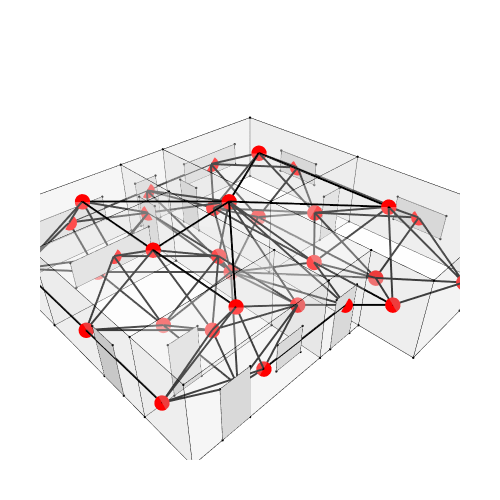

Here is the notebook cell this chart was saved with:
### Code cell
# Show the geometry and graph

Topology.Show(house, aperture_f, g3,
              vertexSizeKey="size",
              vertexColorKey="color",
              edgeWidthKey="width",
              edgeColorKey="color",
              faceOpacity=0.3,
               width=500,
              height=500,
              backgroundColor="white",
              renderer=renderer)

### Figure 1 — Plotly figure (JSON) as saved in the notebook; plotly's stock layout.template omitted (floating-point values rounded to 4 significant figures; data arrays with more than 128 entries replaced by an {"elided": "..."} marker saying what was removed)
{"data": [{"customdata": ["", "", "", "", "", "", "", "", "", "", "", "", "", "", "", "", "", "", "", "", "", "", "", "", "", "", "", "", "", ""], "hoverinfo": "text", "hovertemplate": ["Click ", "Click ", "Click ", "Click ", "Click ", "Click ", "Click ", "Click ", "Click ", "Click ", "Click ", "Click ", "Click ", "Click ", "Click ", "Click ", "Click ", "Click ", "Click ", "Click ", "Click ", "Click ", "Click ", "Click ", "Click ", "Click ", "Click ", "Click ", "Click ", "Click "], "hovertext": ["", "", "", "", "", "", "", "", "", "", "", "", "", "", "", "", "", "", "", "", "", "", "", "", "", "", "", "", "", ""], "legendgroup": "1", "legendrank": 1, "marker": {"color": ["#000000", "#000000", "#000000", "#000000", "#000000", "#000000", "#000000", "#000000", "#000000", "#000000", "#000000", "#000000", "#000000", "#000000", "#000000", "#000000", "#000000", "#000000", "#000000", "#000000", "#000000", "#000000", "#000000", "#000000", "#000000", "#000000", "#000000", "#000000", "#000000", "#000000"], "line": {"width": 0}, "opacity": 1, "size": [2.8, 2.8, 2.8, 2.8, 2.8, 2.8, 2.8, 2.8, 2.8, 2.8, 2.8, 2.8, 2.8, 2.8, 2.8, 2.8, 2.8, 2.8, 2.8, 2.8, 2.8, 2.8, 2.8, 2.8, 2.8, 2.8, 2.8, 2.8, 2.8, 2.8], "sizemode": "diameter", "symbol": "circle"}, "mode": "markers", "name": "1: Untitled (Vertices)", "showlegend": false, "text": ["", "", "", "", "", "", "", "", "", "", "", "", "", "", "", "", "", "", "", "", "", "", "", "", "", "", "", "", "", ""], "type": "scatter3d", "x": [7, 7, 7, 5, 5, 5, 5, 7, 7, 7, 5, 5, 5, 5, 12, 12, 12, 12, 12, 7, 7, 12, 0, 0, 0, 0, 0, 0, 0, 0], "y": [16, 10, 6, 6, 8, 13, 16, 10, 16, 6, 6, 8, 13, 16, 10, 10, 16, 16, 4, 4, 4, 4, 8, 8, 6, 6, 13, 13, 16, 16], "z": [0, 0, 0, 0, 0, 0, 0, 3, 3, 3, 3, 3, 3, 3, 0, 3, 3, 0, 0, 0, 3, 3, 0, 3, 3, 0, 0, 3, 0, 3]}, {"hoverinfo": "text", "hovertext": [], "legendgroup": "2", "legendrank": 2, "line": {"color": "#000000", "dash": "solid", "width": 1}, "marker": {"color": "#000000", "size": 0.25, "symbol": "circle"}, "mode": "markers+lines", "name": "1: Untitled (Edges)", "showlegend": false, "text": [], "type": "scatter3d", "x": {"elided": "165 int values"}, "y": {"elided": "165 int values"}, "z": {"elided": "165 int values"}}, {"cmax": 1, "cmin": 0, "color": "#FAFAFA", "colorscale": [[0, "#440154"], [0.1111, "#482878"], [0.2222, "#3e4989"], [0.3333, "#31688e"], [0.4444, "#26828e"], [0.5556, "#1f9e89"], [0.6667, "#35b779"], [0.7778, "#6ece58"], [0.8889, "#b5de2b"], [1, "#fde725"]], "flatshading": true, "hoverinfo": "text", "hovertext": "", "i": [0, 3, 4, 5, 6, 7, 7, 9, 9, 1, 1, 2, 2, 0, 0, 4, 4, 8, 8, 11, 7, 12, 8, 8, 3, 7, 16, 16, 16, 16, 5, 5, 15, 15, 1, 1, 3, 19, 19, 21, 15, 15, 21, 21, 18, 18, 22, 23, 11, 11, 2, 2, 23, 23, 25, 25, 12, 12, 12, 12, 26, 26, 23, 23, 28, 28, 13, 13, 13, 13, 26, 26], "j": [1, 1, 3, 3, 5, 3, 5, 1, 3, 9, 10, 11, 10, 12, 11, 12, 13, 5, 6, 10, 11, 11, 13, 12, 14, 3, 8, 7, 17, 5, 14, 17, 14, 17, 14, 18, 14, 9, 20, 9, 7, 9, 18, 14, 21, 20, 11, 22, 22, 24, 10, 24, 0, 2, 24, 22, 4, 26, 27, 22, 0, 4, 22, 27, 6, 4, 6, 28, 29, 27, 27, 29], "k": [2, 0, 0, 4, 4, 5, 8, 3, 7, 10, 2, 0, 11, 4, 12, 13, 6, 6, 13, 9, 9, 7, 12, 7, 15, 15, 7, 15, 5, 8, 3, 14, 17, 16, 18, 19, 1, 1, 9, 20, 9, 21, 14, 15, 20, 19, 0, 0, 24, 10, 24, 25, 2, 25, 22, 23, 26, 27, 22, 11, 23, 0, 27, 26, 4, 26, 28, 29, 27, 12, 29, 28], "legendgroup": "3", "legendrank": 3, "lighting": {"facenormalsepsilon": 0}, "name": "1: Untitled (Faces)", "opacity": 0.3, "showlegend": false, "showscale": false, "text": "", "type": "mesh3d", "x": [5, 7, 5, 7, 5, 7, 5, 7, 7, 7, 5, 5, 5, 5, 12, 12, 12, 12, 12, 7, 7, 12, 0, 0, 0, 0, 0, 0, 0, 0], "y": [8, 6, 6, 10, 13, 16, 16, 10, 16, 6, 6, 8, 13, 16, 10, 10, 16, 16, 4, 4, 4, 4, 8, 8, 6, 6, 13, 13, 16, 16], "z": [0, 0, 0, 0, 0, 0, 0, 3, 3, 3, 3, 3, 3, 3, 0, 3, 3, 0, 0, 0, 3, 3, 3, 0, 3, 0, 0, 3, 0, 3]}, {"customdata": ["", "", "", ""], "hoverinfo": "text", "hovertemplate": ["Click ", "Click ", "Click ", "Click "], "hovertext": ["", "", "", ""], "legendgroup": "5", "legendrank": 5, "marker": {"color": ["#000000", "#000000", "#000000", "#000000"], "line": {"width": 0}, "opacity": 1, "size": [2.8, 2.8, 2.8, 2.8], "sizemode": "diameter", "symbol": "circle"}, "mode": "markers", "name": "2: default (Vertices)", "showlegend": false, "text": ["", "", "", ""], "type": "scatter3d", "x": [0, 0, 0, 0], "y": [14, 14, 15, 15], "z": [1, 2, 2, 1]}, {"hoverinfo": "text", "hovertext": [], "legendgroup": "6", "legendrank": 6, "line": {"color": "#000000", "dash": "solid", "width": 1}, "marker": {"color": "#000000", "size": 0.25, "symbol": "circle"}, "mode": "markers+lines", "name": "2: default (Edges)", "showlegend": false, "text": [], "type": "scatter3d", "x": [0, 0, null, 0, 0, null, 0, 0, null, 0, 0, null], "y": [14, 14, null, 14, 15, null, 15, 15, null, 15, 14, null], "z": [1, 2, null, 2, 2, null, 2, 1, null, 1, 1, null]}, {"cmax": 1, "cmin": 0, "color": "#FAFAFA", "colorscale": [[0, "#440154"], [0.1111, "#482878"], [0.2222, "#3e4989"], [0.3333, "#31688e"], [0.4444, "#26828e"], [0.5556, "#1f9e89"], [0.6667, "#35b779"], [0.7778, "#6ece58"], [0.8889, "#b5de2b"], [1, "#fde725"]], "flatshading": true, "hoverinfo": "text", "hovertext": "", "i": [0, 0], "j": [1, 2], "k": [2, 3], "legendgroup": "7", "legendrank": 7, "lighting": {"facenormalsepsilon": 0}, "name": "2: default (Faces)", "opacity": 1, "showlegend": false, "showscale": false, "text": "", "type": "mesh3d", "x": [0, 0, 0, 0], "y": [14, 14, 15, 15], "z": [1, 2, 2, 1]}, {"customdata": ["", "", "", ""], "hoverinfo": "text", "hovertemplate": ["Click ", "Click ", "Click ", "Click "], "hovertext": ["", "", "", ""], "legendgroup": "9", "legendrank": 9, "marker": {"color": ["#000000", "#000000", "#000000", "#000000"], "line": {"width": 0}, "opacity": 1, "size": [2.8, 2.8, 2.8, 2.8], "sizemode": "diameter", "symbol": "circle"}, "mode": "markers", "name": "3: default (Vertices)", "showlegend": false, "text": ["", "", "", ""], "type": "scatter3d", "x": [1, 1, 4, 4], "y": [13, 13, 13, 13], "z": [1, 2, 2, 1]}, {"hoverinfo": "text", "hovertext": [], "legendgroup": "10", "legendrank": 10, "line": {"color": "#000000", "dash": "solid", "width": 1}, "marker": {"color": "#000000", "size": 0.25, "symbol": "circle"}, "mode": "markers+lines", "name": "3: default (Edges)", "showlegend": false, "text": [], "type": "scatter3d", "x": [1, 1, null, 1, 4, null, 4, 4, null, 4, 1, null], "y": [13, 13, null, 13, 13, null, 13, 13, null, 13, 13, null], "z": [1, 2, null, 2, 2, null, 2, 1, null, 1, 1, null]}, {"cmax": 1, "cmin": 0, "color": "#FAFAFA", "colorscale": [[0, "#440154"], [0.1111, "#482878"], [0.2222, "#3e4989"], [0.3333, "#31688e"], [0.4444, "#26828e"], [0.5556, "#1f9e89"], [0.6667, "#35b779"], [0.7778, "#6ece58"], [0.8889, "#b5de2b"], [1, "#fde725"]], "flatshading": true, "hoverinfo": "text", "hovertext": "", "i": [0, 0], "j": [1, 3], "k": [2, 1], "legendgroup": "11", "legendrank": 11, "lighting": {"facenormalsepsilon": 0}, "name": "3: default (Faces)", "opacity": 1, "showlegend": false, "showscale": false, "text": "", "type": "mesh3d", "x": [4, 1, 1, 4], "y": [13, 13, 13, 13], "z": [2, 1, 2, 1]}, {"customdata": ["", "", "", ""], "hoverinfo": "text", "hovertemplate": ["Click ", "Click ", "Click ", "Click "], "hovertext": ["", "", "", ""], "legendgroup": "13", "legendrank": 13, "marker": {"color": ["#000000", "#000000", "#000000", "#000000"], "line": {"width": 0}, "opacity": 1, "size": [2.8, 2.8, 2.8, 2.8], "sizemode": "diameter", "symbol": "circle"}, "mode": "markers", "name": "4: default (Vertices)", "showlegend": false, "text": ["", "", "", ""], "type": "scatter3d", "x": [12, 12, 12, 12], "y": [6, 6, 8, 8], "z": [1, 2, 2, 1]}, {"hoverinfo": "text", "hovertext": [], "legendgroup": "14", "legendrank": 14, "line": {"color": "#000000", "dash": "solid", "width": 1}, "marker": {"color": "#000000", "size": 0.25, "symbol": "circle"}, "mode": "markers+lines", "name": "4: default (Edges)", "showlegend": false, "text": [], "type": "scatter3d", "x": [12, 12, null, 12, 12, null, 12, 12, null, 12, 12, null], "y": [6, 6, null, 6, 8, null, 8, 8, null, 8, 6, null], "z": [1, 2, null, 2, 2, null, 2, 1, null, 1, 1, null]}, {"cmax": 1, "cmin": 0, "color": "#FAFAFA", "colorscale": [[0, "#440154"], [0.1111, "#482878"], [0.2222, "#3e4989"], [0.3333, "#31688e"], [0.4444, "#26828e"], [0.5556, "#1f9e89"], [0.6667, "#35b779"], [0.7778, "#6ece58"], [0.8889, "#b5de2b"], [1, "#fde725"]], "flatshading": true, "hoverinfo": "text", "hovertext": "", "i": [0, 0], "j": [1, 2], "k": [2, 3], "legendgroup": "15", "legendrank": 15, "lighting": {"facenormalsepsilon": 0}, "name": "4: default (Faces)", "opacity": 1, "showlegend": false, "showscale": false, "text": "", "type": "mesh3d", "x": [12, 12, 12, 12], "y": [6, 6, 8, 8], "z": [1, 2, 2, 1]}, {"customdata": ["", "", "", ""], "hoverinfo": "text", "hovertemplate": ["Click ", "Click ", "Click ", "Click "], "hovertext": ["", "", "", ""], "legendgroup": "17", "legendrank": 17, "marker": {"color": ["#000000", "#000000", "#000000", "#000000"], "line": {"width": 0}, "opacity": 1, "size": [2.8, 2.8, 2.8, 2.8], "sizemode": "diameter", "symbol": "circle"}, "mode": "markers", "name": "5: default (Vertices)", "showlegend": false, "text": ["", "", "", ""], "type": "scatter3d", "x": [3, 3, 4, 4], "y": [6, 6, 6, 6], "z": [1, 2, 2, 1]}, {"hoverinfo": "text", "hovertext": [], "legendgroup": "18", "legendrank": 18, "line": {"color": "#000000", "dash": "solid", "width": 1}, "marker": {"color": "#000000", "size": 0.25, "symbol": "circle"}, "mode": "markers+lines", "name": "5: default (Edges)", "showlegend": false, "text": [], "type": "scatter3d", "x": [3, 3, null, 3, 4, null, 4, 4, null, 4, 3, null], "y": [6, 6, null, 6, 6, null, 6, 6, null, 6, 6, null], "z": [1, 2, null, 2, 2, null, 2, 1, null, 1, 1, null]}, {"cmax": 1, "cmin": 0, "color": "#FAFAFA", "colorscale": [[0, "#440154"], [0.1111, "#482878"], [0.2222, "#3e4989"], [0.3333, "#31688e"], [0.4444, "#26828e"], [0.5556, "#1f9e89"], [0.6667, "#35b779"], [0.7778, "#6ece58"], [0.8889, "#b5de2b"], [1, "#fde725"]], "flatshading": true, "hoverinfo": "text", "hovertext": "", "i": [0, 0], "j": [1, 3], "k": [2, 1], "legendgroup": "19", "legendrank": 19, "lighting": {"facenormalsepsilon": 0}, "name": "5: default (Faces)", "opacity": 1, "showlegend": false, "showscale": false, "text": "", "type": "mesh3d", "x": [4, 3, 3, 4], "y": [6, 6, 6, 6], "z": [2, 1, 2, 1]}, {"customdata": ["", "", "", ""], "hoverinfo": "text", "hovertemplate": ["Click ", "Click ", "Click ", "Click "], "hovertext": ["", "", "", ""], "legendgroup": "21", "legendrank": 21, "marker": {"color": ["#000000", "#000000", "#000000", "#000000"], "line": {"width": 0}, "opacity": 1, "size": [2.8, 2.8, 2.8, 2.8], "sizemode": "diameter", "symbol": "circle"}, "mode": "markers", "name": "6: default (Vertices)", "showlegend": false, "text": ["", "", "", ""], "type": "scatter3d", "x": [12, 12, 12, 12], "y": [12, 12, 14, 14], "z": [1, 2, 2, 1]}, {"hoverinfo": "text", "hovertext": [], "legendgroup": "22", "legendrank": 22, "line": {"color": "#000000", "dash": "solid", "width": 1}, "marker": {"color": "#000000", "size": 0.25, "symbol": "circle"}, "mode": "markers+lines", "name": "6: default (Edges)", "showlegend": false, "text": [], "type": "scatter3d", "x": [12, 12, null, 12, 12, null, 12, 12, null, 12, 12, null], "y": [12, 12, null, 12, 14, null, 14, 14, null, 14, 12, null], "z": [1, 2, null, 2, 2, null, 2, 1, null, 1, 1, null]}, {"cmax": 1, "cmin": 0, "color": "#FAFAFA", "colorscale": [[0, "#440154"], [0.1111, "#482878"], [0.2222, "#3e4989"], [0.3333, "#31688e"], [0.4444, "#26828e"], [0.5556, "#1f9e89"], [0.6667, "#35b779"], [0.7778, "#6ece58"], [0.8889, "#b5de2b"], [1, "#fde725"]], "flatshading": true, "hoverinfo": "text", "hovertext": "", "i": [0, 0], "j": [1, 2], "k": [2, 3], "legendgroup": "23", "legendrank": 23, "lighting": {"facenormalsepsilon": 0}, "name": "6: default (Faces)", "opacity": 1, "showlegend": false, "showscale": false, "text": "", "type": "mesh3d", "x": [12, 12, 12, 12], "y": [12, 12, 14, 14], "z": [1, 2, 2, 1]}, {"customdata": ["", "", "", ""], "hoverinfo": "text", "hovertemplate": ["Click ", "Click ", "Click ", "Click "], "hovertext": ["", "", "", ""], "legendgroup": "25", "legendrank": 25, "marker": {"color": ["#000000", "#000000", "#000000", "#000000"], "line": {"width": 0}, "opacity": 1, "size": [2.8, 2.8, 2.8, 2.8], "sizemode": "diameter", "symbol": "circle"}, "mode": "markers", "name": "7: default (Vertices)", "showlegend": false, "text": ["", "", "", ""], "type": "scatter3d", "x": [8, 8, 11, 11], "y": [16, 16, 16, 16], "z": [1, 2, 2, 1]}, {"hoverinfo": "text", "hovertext": [], "legendgroup": "26", "legendrank": 26, "line": {"color": "#000000", "dash": "solid", "width": 1}, "marker": {"color": "#000000", "size": 0.25, "symbol": "circle"}, "mode": "markers+lines", "name": "7: default (Edges)", "showlegend": false, "text": [], "type": "scatter3d", "x": [8, 8, null, 8, 11, null, 11, 11, null, 11, 8, null], "y": [16, 16, null, 16, 16, null, 16, 16, null, 16, 16, null], "z": [1, 2, null, 2, 2, null, 2, 1, null, 1, 1, null]}, {"cmax": 1, "cmin": 0, "color": "#FAFAFA", "colorscale": [[0, "#440154"], [0.1111, "#482878"], [0.2222, "#3e4989"], [0.3333, "#31688e"], [0.4444, "#26828e"], [0.5556, "#1f9e89"], [0.6667, "#35b779"], [0.7778, "#6ece58"], [0.8889, "#b5de2b"], [1, "#fde725"]], "flatshading": true, "hoverinfo": "text", "hovertext": "", "i": [0, 0], "j": [1, 3], "k": [2, 1], "legendgroup": "27", "legendrank": 27, "lighting": {"facenormalsepsilon": 0}, "name": "7: default (Faces)", "opacity": 1, "showlegend": false, "showscale": false, "text": "", "type": "mesh3d", "x": [11, 8, 8, 11], "y": [16, 16, 16, 16], "z": [2, 1, 2, 1]}, {"customdata": ["", "", "", ""], "hoverinfo": "text", "hovertemplate": ["Click ", "Click ", "Click ", "Click "], "hovertext": ["", "", "", ""], "legendgroup": "29", "legendrank": 29, "marker": {"color": ["#000000", "#000000", "#000000", "#000000"], "line": {"width": 0}, "opacity": 1, "size": [2.8, 2.8, 2.8, 2.8], "sizemode": "diameter", "symbol": "circle"}, "mode": "markers", "name": "8: default (Vertices)", "showlegend": false, "text": ["", "", "", ""], "type": "scatter3d", "x": [1, 1, 4, 4], "y": [16, 16, 16, 16], "z": [1, 2, 2, 1]}, {"hoverinfo": "text", "hovertext": [], "legendgroup": "30", "legendrank": 30, "line": {"color": "#000000", "dash": "solid", "width": 1}, "marker": {"color": "#000000", "size": 0.25, "symbol": "circle"}, "mode": "markers+lines", "name": "8: default (Edges)", "showlegend": false, "text": [], "type": "scatter3d", "x": [1, 1, null, 1, 4, null, 4, 4, null, 4, 1, null], "y": [16, 16, null, 16, 16, null, 16, 16, null, 16, 16, null], "z": [1, 2, null, 2, 2, null, 2, 1, null, 1, 1, null]}, {"cmax": 1, "cmin": 0, "color": "#FAFAFA", "colorscale": [[0, "#440154"], [0.1111, "#482878"], [0.2222, "#3e4989"], [0.3333, "#31688e"], [0.4444, "#26828e"], [0.5556, "#1f9e89"], [0.6667, "#35b779"], [0.7778, "#6ece58"], [0.8889, "#b5de2b"], [1, "#fde725"]], "flatshading": true, "hoverinfo": "text", "hovertext": "", "i": [0, 0], "j": [1, 3], "k": [2, 1], "legendgroup": "31", "legendrank": 31, "lighting": {"facenormalsepsilon": 0}, "name": "8: default (Faces)", "opacity": 1, "showlegend": false, "showscale": false, "text": "", "type": "mesh3d", "x": [4, 1, 1, 4], "y": [16, 16, 16, 16], "z": [2, 1, 2, 1]}, {"customdata": ["", "", "", ""], "hoverinfo": "text", "hovertemplate": ["Click ", "Click ", "Click ", "Click "], "hovertext": ["", "", "", ""], "legendgroup": "33", "legendrank": 33, "marker": {"color": ["#000000", "#000000", "#000000", "#000000"], "line": {"width": 0}, "opacity": 1, "size": [2.8, 2.8, 2.8, 2.8], "sizemode": "diameter", "symbol": "circle"}, "mode": "markers", "name": "9: default (Vertices)", "showlegend": false, "text": ["", "", "", ""], "type": "scatter3d", "x": [5.5, 5.5, 6.5, 6.5], "y": [16, 16, 16, 16], "z": [0, 2, 2, 0]}, {"hoverinfo": "text", "hovertext": [], "legendgroup": "34", "legendrank": 34, "line": {"color": "#000000", "dash": "solid", "width": 1}, "marker": {"color": "#000000", "size": 0.25, "symbol": "circle"}, "mode": "markers+lines", "name": "9: default (Edges)", "showlegend": false, "text": [], "type": "scatter3d", "x": [5.5, 5.5, null, 5.5, 6.5, null, 6.5, 6.5, null, 6.5, 5.5, null], "y": [16, 16, null, 16, 16, null, 16, 16, null, 16, 16, null], "z": [0, 2, null, 2, 2, null, 2, 0, null, 0, 0, null]}, {"cmax": 1, "cmin": 0, "color": "#FAFAFA", "colorscale": [[0, "#440154"], [0.1111, "#482878"], [0.2222, "#3e4989"], [0.3333, "#31688e"], [0.4444, "#26828e"], [0.5556, "#1f9e89"], [0.6667, "#35b779"], [0.7778, "#6ece58"], [0.8889, "#b5de2b"], [1, "#fde725"]], "flatshading": true, "hoverinfo": "text", "hovertext": "", "i": [0, 0], "j": [1, 3], "k": [2, 1], "legendgroup": "35", "legendrank": 35, "lighting": {"facenormalsepsilon": 0}, "name": "9: default (Faces)", "opacity": 1, "showlegend": false, "showscale": false, "text": "", "type": "mesh3d", "x": [6.5, 5.5, 5.5, 6.5], "y": [16, 16, 16, 16], "z": [2, 0, 2, 0]}, {"customdata": ["", "", "", ""], "hoverinfo": "text", "hovertemplate": ["Click ", "Click ", "Click ", "Click "], "hovertext": ["", "", "", ""], "legendgroup": "37", "legendrank": 37, "marker": {"color": ["#000000", "#000000", "#000000", "#000000"], "line": {"width": 0}, "opacity": 1, "size": [2.8, 2.8, 2.8, 2.8], "sizemode": "diameter", "symbol": "circle"}, "mode": "markers", "name": "10: default (Vertices)", "showlegend": false, "text": ["", "", "", ""], "type": "scatter3d", "x": [5.5, 5.5, 6.5, 6.5], "y": [6, 6, 6, 6], "z": [0, 2, 2, 0]}, {"hoverinfo": "text", "hovertext": [], "legendgroup": "38", "legendrank": 38, "line": {"color": "#000000", "dash": "solid", "width": 1}, "marker": {"color": "#000000", "size": 0.25, "symbol": "circle"}, "mode": "markers+lines", "name": "10: default (Edges)", "showlegend": false, "text": [], "type": "scatter3d", "x": [5.5, 5.5, null, 5.5, 6.5, null, 6.5, 6.5, null, 6.5, 5.5, null], "y": [6, 6, null, 6, 6, null, 6, 6, null, 6, 6, null], "z": [0, 2, null, 2, 2, null, 2, 0, null, 0, 0, null]}, {"cmax": 1, "cmin": 0, "color": "#FAFAFA", "colorscale": [[0, "#440154"], [0.1111, "#482878"], [0.2222, "#3e4989"], [0.3333, "#31688e"], [0.4444, "#26828e"], [0.5556, "#1f9e89"], [0.6667, "#35b779"], [0.7778, "#6ece58"], [0.8889, "#b5de2b"], [1, "#fde725"]], "flatshading": true, "hoverinfo": "text", "hovertext": "", "i": [0, 0], "j": [1, 3], "k": [2, 1], "legendgroup": "39", "legendrank": 39, "lighting": {"facenormalsepsilon": 0}, "name": "10: default (Faces)", "opacity": 1, "showlegend": false, "showscale": false, "text": "", "type": "mesh3d", "x": [6.5, 5.5, 5.5, 6.5], "y": [6, 6, 6, 6], "z": [2, 0, 2, 0]}, {"customdata": ["", "", "", ""], "hoverinfo": "text", "hovertemplate": ["Click ", "Click ", "Click ", "Click "], "hovertext": ["", "", "", ""], "legendgroup": "41", "legendrank": 41, "marker": {"color": ["#000000", "#000000", "#000000", "#000000"], "line": {"width": 0}, "opacity": 1, "size": [2.8, 2.8, 2.8, 2.8], "sizemode": "diameter", "symbol": "circle"}, "mode": "markers", "name": "11: default (Vertices)", "showlegend": false, "text": ["", "", "", ""], "type": "scatter3d", "x": [1, 1, 2, 2], "y": [8, 8, 8, 8], "z": [0, 2, 2, 0]}, {"hoverinfo": "text", "hovertext": [], "legendgroup": "42", "legendrank": 42, "line": {"color": "#000000", "dash": "solid", "width": 1}, "marker": {"color": "#000000", "size": 0.25, "symbol": "circle"}, "mode": "markers+lines", "name": "11: default (Edges)", "showlegend": false, "text": [], "type": "scatter3d", "x": [1, 1, null, 1, 2, null, 2, 2, null, 2, 1, null], "y": [8, 8, null, 8, 8, null, 8, 8, null, 8, 8, null], "z": [0, 2, null, 2, 2, null, 2, 0, null, 0, 0, null]}, {"cmax": 1, "cmin": 0, "color": "#FAFAFA", "colorscale": [[0, "#440154"], [0.1111, "#482878"], [0.2222, "#3e4989"], [0.3333, "#31688e"], [0.4444, "#26828e"], [0.5556, "#1f9e89"], [0.6667, "#35b779"], [0.7778, "#6ece58"], [0.8889, "#b5de2b"], [1, "#fde725"]], "flatshading": true, "hoverinfo": "text", "hovertext": "", "i": [0, 0], "j": [1, 3], "k": [2, 1], "legendgroup": "43", "legendrank": 43, "lighting": {"facenormalsepsilon": 0}, "name": "11: default (Faces)", "opacity": 1, "showlegend": false, "showscale": false, "text": "", "type": "mesh3d", "x": [2, 1, 1, 2], "y": [8, 8, 8, 8], "z": [2, 0, 2, 0]}, {"customdata": ["", "", "", ""], "hoverinfo": "text", "hovertemplate": ["Click ", "Click ", "Click ", "Click "], "hovertext": ["", "", "", ""], "legendgroup": "45", "legendrank": 45, "marker": {"color": ["#000000", "#000000", "#000000", "#000000"], "line": {"width": 0}, "opacity": 1, "size": [2.8, 2.8, 2.8, 2.8], "sizemode": "diameter", "symbol": "circle"}, "mode": "markers", "name": "12: default (Vertices)", "showlegend": false, "text": ["", "", "", ""], "type": "scatter3d", "x": [5, 5, 5, 5], "y": [14, 14, 15, 15], "z": [0, 2, 2, 0]}, {"hoverinfo": "text", "hovertext": [], "legendgroup": "46", "legendrank": 46, "line": {"color": "#000000", "dash": "solid", "width": 1}, "marker": {"color": "#000000", "size": 0.25, "symbol": "circle"}, "mode": "markers+lines", "name": "12: default (Edges)", "showlegend": false, "text": [], "type": "scatter3d", "x": [5, 5, null, 5, 5, null, 5, 5, null, 5, 5, null], "y": [14, 14, null, 14, 15, null, 15, 15, null, 15, 14, null], "z": [0, 2, null, 2, 2, null, 2, 0, null, 0, 0, null]}, {"cmax": 1, "cmin": 0, "color": "#FAFAFA", "colorscale": [[0, "#440154"], [0.1111, "#482878"], [0.2222, "#3e4989"], [0.3333, "#31688e"], [0.4444, "#26828e"], [0.5556, "#1f9e89"], [0.6667, "#35b779"], [0.7778, "#6ece58"], [0.8889, "#b5de2b"], [1, "#fde725"]], "flatshading": true, "hoverinfo": "text", "hovertext": "", "i": [0, 0], "j": [1, 2], "k": [2, 3], "legendgroup": "47", "legendrank": 47, "lighting": {"facenormalsepsilon": 0}, "name": "12: default (Faces)", "opacity": 1, "showlegend": false, "showscale": false, "text": "", "type": "mesh3d", "x": [5, 5, 5, 5], "y": [14, 14, 15, 15], "z": [0, 2, 2, 0]}, {"customdata": ["", "", "", ""], "hoverinfo": "text", "hovertemplate": ["Click ", "Click ", "Click ", "Click "], "hovertext": ["", "", "", ""], "legendgroup": "49", "legendrank": 49, "marker": {"color": ["#000000", "#000000", "#000000", "#000000"], "line": {"width": 0}, "opacity": 1, "size": [2.8, 2.8, 2.8, 2.8], "sizemode": "diameter", "symbol": "circle"}, "mode": "markers", "name": "13: default (Vertices)", "showlegend": false, "text": ["", "", "", ""], "type": "scatter3d", "x": [10, 10, 11, 11], "y": [4, 4, 4, 4], "z": [0, 2, 2, 0]}, {"hoverinfo": "text", "hovertext": [], "legendgroup": "50", "legendrank": 50, "line": {"color": "#000000", "dash": "solid", "width": 1}, "marker": {"color": "#000000", "size": 0.25, "symbol": "circle"}, "mode": "markers+lines", "name": "13: default (Edges)", "showlegend": false, "text": [], "type": "scatter3d", "x": [10, 10, null, 10, 11, null, 11, 11, null, 11, 10, null], "y": [4, 4, null, 4, 4, null, 4, 4, null, 4, 4, null], "z": [0, 2, null, 2, 2, null, 2, 0, null, 0, 0, null]}, {"cmax": 1, "cmin": 0, "color": "#FAFAFA", "colorscale": [[0, "#440154"], [0.1111, "#482878"], [0.2222, "#3e4989"], [0.3333, "#31688e"], [0.4444, "#26828e"], [0.5556, "#1f9e89"], [0.6667, "#35b779"], [0.7778, "#6ece58"], [0.8889, "#b5de2b"], [1, "#fde725"]], "flatshading": true, "hoverinfo": "text", "hovertext": "", "i": [0, 0], "j": [1, 3], "k": [2, 1], "legendgroup": "51", "legendrank": 51, "lighting": {"facenormalsepsilon": 0}, "name": "13: default (Faces)", "opacity": 1, "showlegend": false, "showscale": false, "text": "", "type": "mesh3d", "x": [11, 10, 10, 11], "y": [4, 4, 4, 4], "z": [2, 0, 2, 0]}, {"customdata": ["", "", "", ""], "hoverinfo": "text", "hovertemplate": ["Click ", "Click ", "Click ", "Click "], "hovertext": ["", "", "", ""], "legendgroup": "53", "legendrank": 53, "marker": {"color": ["#000000", "#000000", "#000000", "#000000"], "line": {"width": 0}, "opacity": 1, "size": [2.8, 2.8, 2.8, 2.8], "sizemode": "diameter", "symbol": "circle"}, "mode": "markers", "name": "14: default (Vertices)", "showlegend": false, "text": ["", "", "", ""], "type": "scatter3d", "x": [10, 10, 11, 11], "y": [10, 10, 10, 10], "z": [0, 2, 2, 0]}, {"hoverinfo": "text", "hovertext": [], "legendgroup": "54", "legendrank": 54, "line": {"color": "#000000", "dash": "solid", "width": 1}, "marker": {"color": "#000000", "size": 0.25, "symbol": "circle"}, "mode": "markers+lines", "name": "14: default (Edges)", "showlegend": false, "text": [], "type": "scatter3d", "x": [10, 10, null, 10, 11, null, 11, 11, null, 11, 10, null], "y": [10, 10, null, 10, 10, null, 10, 10, null, 10, 10, null], "z": [0, 2, null, 2, 2, null, 2, 0, null, 0, 0, null]}, {"cmax": 1, "cmin": 0, "color": "#FAFAFA", "colorscale": [[0, "#440154"], [0.1111, "#482878"], [0.2222, "#3e4989"], [0.3333, "#31688e"], [0.4444, "#26828e"], [0.5556, "#1f9e89"], [0.6667, "#35b779"], [0.7778, "#6ece58"], [0.8889, "#b5de2b"], [1, "#fde725"]], "flatshading": true, "hoverinfo": "text", "hovertext": "", "i": [0, 0], "j": [1, 3], "k": [2, 1], "legendgroup": "55", "legendrank": 55, "lighting": {"facenormalsepsilon": 0}, "name": "14: default (Faces)", "opacity": 1, "showlegend": false, "showscale": false, "text": "", "type": "mesh3d", "x": [11, 10, 10, 11], "y": [10, 10, 10, 10], "z": [2, 0, 2, 0]}, {"customdata": ["", "", "", ""], "hoverinfo": "text", "hovertemplate": ["Click ", "Click ", "Click ", "Click "], "hovertext": ["", "", "", ""], "legendgroup": "57", "legendrank": 57, "marker": {"color": ["#000000", "#000000", "#000000", "#000000"], "line": {"width": 0}, "opacity": 1, "size": [2.8, 2.8, 2.8, 2.8], "sizemode": "diameter", "symbol": "circle"}, "mode": "markers", "name": "15: default (Vertices)", "showlegend": false, "text": ["", "", "", ""], "type": "scatter3d", "x": [7, 7, 7, 7], "y": [14, 14, 15, 15], "z": [0, 2, 2, 0]}, {"hoverinfo": "text", "hovertext": [], "legendgroup": "58", "legendrank": 58, "line": {"color": "#000000", "dash": "solid", "width": 1}, "marker": {"color": "#000000", "size": 0.25, "symbol": "circle"}, "mode": "markers+lines", "name": "15: default (Edges)", "showlegend": false, "text": [], "type": "scatter3d", "x": [7, 7, null, 7, 7, null, 7, 7, null, 7, 7, null], "y": [14, 14, null, 14, 15, null, 15, 15, null, 15, 14, null], "z": [0, 2, null, 2, 2, null, 2, 0, null, 0, 0, null]}, {"cmax": 1, "cmin": 0, "color": "#FAFAFA", "colorscale": [[0, "#440154"], [0.1111, "#482878"], [0.2222, "#3e4989"], [0.3333, "#31688e"], [0.4444, "#26828e"], [0.5556, "#1f9e89"], [0.6667, "#35b779"], [0.7778, "#6ece58"], [0.8889, "#b5de2b"], [1, "#fde725"]], "flatshading": true, "hoverinfo": "text", "hovertext": "", "i": [0, 0], "j": [1, 2], "k": [2, 3], "legendgroup": "59", "legendrank": 59, "lighting": {"facenormalsepsilon": 0}, "name": "15: default (Faces)", "opacity": 1, "showlegend": false, "showscale": false, "text": "", "type": "mesh3d", "x": [7, 7, 7, 7], "y": [14, 14, 15, 15], "z": [0, 2, 2, 0]}, {"customdata": ["", "", "", ""], "hoverinfo": "text", "hovertemplate": ["Click ", "Click ", "Click ", "Click "], "hovertext": ["", "", "", ""], "legendgroup": "61", "legendrank": 61, "marker": {"color": ["#000000", "#000000", "#000000", "#000000"], "line": {"width": 0}, "opacity": 1, "size": [2.8, 2.8, 2.8, 2.8], "sizemode": "diameter", "symbol": "circle"}, "mode": "markers", "name": "16: default (Vertices)", "showlegend": false, "text": ["", "", "", ""], "type": "scatter3d", "x": [1, 1, 2, 2], "y": [6, 6, 6, 6], "z": [0, 2, 2, 0]}, {"hoverinfo": "text", "hovertext": [], "legendgroup": "62", "legendrank": 62, "line": {"color": "#000000", "dash": "solid", "width": 1}, "marker": {"color": "#000000", "size": 0.25, "symbol": "circle"}, "mode": "markers+lines", "name": "16: default (Edges)", "showlegend": false, "text": [], "type": "scatter3d", "x": [1, 1, null, 1, 2, null, 2, 2, null, 2, 1, null], "y": [6, 6, null, 6, 6, null, 6, 6, null, 6, 6, null], "z": [0, 2, null, 2, 2, null, 2, 0, null, 0, 0, null]}, {"cmax": 1, "cmin": 0, "color": "#FAFAFA", "colorscale": [[0, "#440154"], [0.1111, "#482878"], [0.2222, "#3e4989"], [0.3333, "#31688e"], [0.4444, "#26828e"], [0.5556, "#1f9e89"], [0.6667, "#35b779"], [0.7778, "#6ece58"], [0.8889, "#b5de2b"], [1, "#fde725"]], "flatshading": true, "hoverinfo": "text", "hovertext": "", "i": [0, 0], "j": [1, 3], "k": [2, 1], "legendgroup": "63", "legendrank": 63, "lighting": {"facenormalsepsilon": 0}, "name": "16: default (Faces)", "opacity": 1, "showlegend": false, "showscale": false, "text": "", "type": "mesh3d", "x": [2, 1, 1, 2], "y": [6, 6, 6, 6], "z": [2, 0, 2, 0]}, {"customdata": ["", "", "", ""], "hoverinfo": "text", "hovertemplate": ["Click ", "Click ", "Click ", "Click "], "hovertext": ["", "", "", ""], "legendgroup": "65", "legendrank": 65, "marker": {"color": ["#000000", "#000000", "#000000", "#000000"], "line": {"width": 0}, "opacity": 1, "size": [2.8, 2.8, 2.8, 2.8], "sizemode": "diameter", "symbol": "circle"}, "mode": "markers", "name": "17: default (Vertices)", "showlegend": false, "text": ["", "", "", ""], "type": "scatter3d", "x": [0, 0, 0, 0], "y": [10, 10, 9, 9], "z": [0, 2, 2, 0]}, {"hoverinfo": "text", "hovertext": [], "legendgroup": "66", "legendrank": 66, "line": {"color": "#000000", "dash": "solid", "width": 1}, "marker": {"color": "#000000", "size": 0.25, "symbol": "circle"}, "mode": "markers+lines", "name": "17: default (Edges)", "showlegend": false, "text": [], "type": "scatter3d", "x": [0, 0, null, 0, 0, null, 0, 0, null, 0, 0, null], "y": [10, 10, null, 10, 9, null, 9, 9, null, 9, 10, null], "z": [0, 2, null, 2, 2, null, 2, 0, null, 0, 0, null]}, {"cmax": 1, "cmin": 0, "color": "#FAFAFA", "colorscale": [[0, "#440154"], [0.1111, "#482878"], [0.2222, "#3e4989"], [0.3333, "#31688e"], [0.4444, "#26828e"], [0.5556, "#1f9e89"], [0.6667, "#35b779"], [0.7778, "#6ece58"], [0.8889, "#b5de2b"], [1, "#fde725"]], "flatshading": true, "hoverinfo": "text", "hovertext": "", "i": [0, 0], "j": [1, 3], "k": [2, 1], "legendgroup": "67", "legendrank": 67, "lighting": {"facenormalsepsilon": 0}, "name": "17: default (Faces)", "opacity": 1, "showlegend": false, "showscale": false, "text": "", "type": "mesh3d", "x": [0, 0, 0, 0], "y": [9, 10, 10, 9], "z": [2, 0, 2, 0]}, {"hoverinfo": "text", "hovertext": [], "legendgroup": "70", "legendrank": 70, "line": {"color": "#000000", "dash": "solid", "width": 4}, "marker": {"color": "#000000", "size": 1, "symbol": "circle"}, "mode": "markers+lines", "name": "18: Untitled Graph (Edges)", "showlegend": false, "text": [], "type": "scatter3d", "x": {"elided": "321 float values"}, "y": {"elided": "321 float values"}, "z": {"elided": "321 float values"}}, {"customdata": ["", "", "", "", "", "", "", "", "", "", "", "", "", "", "", "", "", "", "", "", "", "", "", "", "", "", "", "", "", "", "", ""], "hoverinfo": "text", "hovertemplate": ["Click ", "Click ", "Click ", "Click ", "Click ", "Click ", "Click ", "Click ", "Click ", "Click ", "Click ", "Click ", "Click ", "Click ", "Click ", "Click ", "Click ", "Click ", "Click ", "Click ", "Click ", "Click ", "Click ", "Click ", "Click ", "Click ", "Click ", "Click ", "Click ", "Click ", "Click ", "Click "], "hovertext": ["", "", "", "", "", "", "", "", "", "", "", "", "", "", "", "", "", "", "", "", "", "", "", "", "", "", "", "", "", "", "", ""], "legendgroup": "69", "legendrank": 69, "marker": {"color": ["#FF0000", "#FF0000", "#FF0000", "#FF0000", "#FF0000", "#FF0000", "#FF0000", "#FF0000", "#FF0000", "#FF0000", "#FF0000", "#FF0000", "#FF0000", "#FF0000", "#FF0000", "#FF0000", "#FF0000", "#FF0000", "#FF0000", "#FF0000", "#FF0000", "#FF0000", "#FF0000", "#FF0000", "#FF0000", "#FF0000", "#FF0000", "#FF0000", "#FF0000", "#FF0000", "#FF0000", "#FF0000"], "line": {"width": 0}, "opacity": 1, "size": [18, 18, 18, 18, 18, 18, 18, 18, 18, 18, 18, 18, 18, 18, 18, 18, 18, 18, 18, 18, 18, 18, 18, 18, 18, 18, 18, 18, 18, 18, 18, 18], "sizemode": "diameter", "symbol": "circle"}, "mode": "markers", "name": "18: Untitled Graph (Vertices)", "showlegend": false, "text": ["", "", "", "", "", "", "", "", "", "", "", "", "", "", "", "", "", "", "", "", "", "", "", "", "", "", "", "", "", "", "", ""], "type": "scatter3d", "x": [6, 7, 7, 6, 5, 5, 2.5, 7, 2.5, 9.5, 5, 2.5, 0, 9.5, 9.5, 9.5, 12, 2.5, 2.5, 9.5, 2.5, 9.5, 2.5, 2.5, 0, 2.5, 2.5, 0, 6, 6, 12, 9.5], "y": [11, 13, 8, 6, 7, 10.5, 10.5, 5, 14.5, 4, 14.5, 6, 10.5, 16, 7, 10, 13, 7, 10.5, 7, 13, 13, 14.5, 8, 14.5, 7, 16, 7, 11, 16, 7, 13], "z": [0, 1.5, 1.5, 1.5, 1.5, 1.5, 0, 1.5, 0, 1.5, 1.5, 1.5, 1.5, 1.5, 0, 1.5, 1.5, 3, 3, 3, 1.5, 0, 3, 1.5, 1.5, 0, 1.5, 1.5, 3, 1.5, 1.5, 3]}], "layout": {"autosize": true, "height": 500, "margin": {"b": 40, "l": 40, "r": 40, "t": 40}, "paper_bgcolor": "#FFFFFF", "plot_bgcolor": "#FFFFFF", "scene": {"aspectmode": "data", "camera": {"center": {"x": 0, "y": 0, "z": 0}, "eye": {"x": -1.25, "y": -1.25, "z": 1.25}, "projection": {"type": "perspective"}, "up": {"x": 0, "y": 0, "z": 1}}, "xaxis": {"visible": false}, "yaxis": {"visible": false}, "zaxis": {"visible": false}}, "showlegend": true, "width": 500, "xaxis": {"showgrid": false, "visible": false, "zeroline": false}, "yaxis": {"showgrid": false, "visible": false, "zeroline": false}}}
